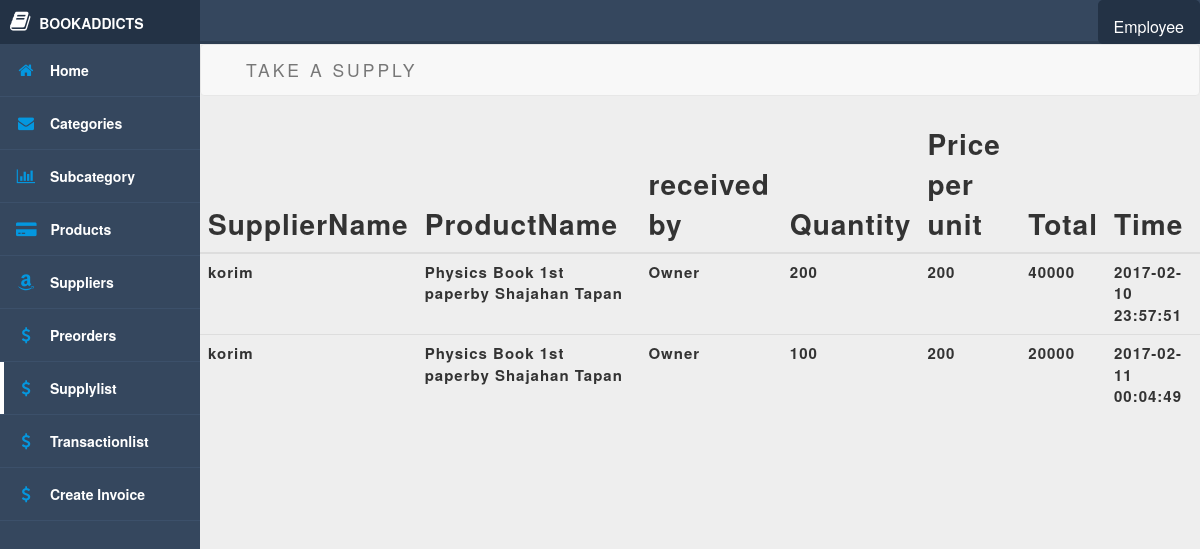
The app's page /adminsupplylist.php (signed in) with its own data.
### tables this page shows
CREATE TABLE `productinfo` (
  `ProductID` int(11) NOT NULL,
  `ProductName` varchar(100) NOT NULL,
  `Description` text NOT NULL,
  `StockAvailability` int(111) NOT NULL,
  `Price` float NOT NULL,
  `SubcategoryID` int(11) NOT NULL,
  `imgurl` varchar(100) NOT NULL
);

CREATE TABLE `supplierinfo` (
  `SupplierID` int(11) NOT NULL,
  `SupplierName` varchar(100) NOT NULL,
  `SupplierContactNO` varchar(100) NOT NULL
);

CREATE TABLE `userinfo` (
  `userID` int(11) NOT NULL,
  `FirstName` varchar(100) NOT NULL,
  `LastName` varchar(100) NOT NULL,
  `UserName` varchar(100) NOT NULL,
  `ContactNo` varchar(20) NOT NULL,
  `Role` varchar(100) NOT NULL,
  `Password` varchar(20) NOT NULL,
  `JoinDate` datetime NOT NULL
);

CREATE TABLE `supplyinfo` (
  `ProductSupplyID` int(11) NOT NULL,
  `ProductID` int(11) NOT NULL,
  `SupplierID` int(11) NOT NULL,
  `userID` int(11) NOT NULL,
  `Quantity` int(11) NOT NULL,
  `BuyingPrice` float NOT NULL,
  `time` datetime NOT NULL
);

### adminsupplylist.php (the view, shortened to what this page needs)
<?php
	include("db.php");?>
	<?php
	if(isset($_SESSION['name'])&&($_SESSION['role']=='owner'||$_SESSION['role']=='employee')){
		$login_user=$_SESSION['name'];
	}
	else
	{
		   header('Location:index.php');
                exit();
	}
?><!DOCTYPE html>
<html>
	<head>
		<link rel="stylesheet" href="https://maxcdn.bootstrapcdn.com/font-awesome/4.5.0/css/font-awesome.min.css">
		<link rel="stylesheet" href="http://code.ionicframework.com/ionicons/2.0.1/css/ionicons.min.css">
		<link rel="stylesheet" href="main.css">
		  <link href="css/bookaddicts.css" rel="stylesheet">
			<link href="css/bootstrap.min.css" rel="stylesheet">
	</head>
	<body style="background:#eeeeee;">
		<div class="header">
			<div class="dropdown">
			 <button class="dropbtn"><?php echo $login_user;?></button>
			</div>
		</div>
		<div class="side-nav">
			<div class="logo">
				<i class="fa fa-book"></i>
				<span>BOOKADDICTS</span>
			</div>
		<?php include("side.php");?>
		</div>
		<div class="main-content">
	    <nav class="navbar navbar-default" role="navigation">
	        <div class="container">
	            <div class="collapse navbar-collapse" id="bs-example-navbar-collapse-1">
	                <ul class="nav navbar-nav"<style="float:right;">
	                    <li>
	                        <a href="addsupplyevent.php">Take a Supply</a>
	                    </li>
	                </ul>
	            </div>
	        </div>
	    </nav>
<div>
<table  class="table"  cellspacing="0" cellpadding="0">
<thead id="thl"><tr>
	<th style="font-weight:bold"><b>SupplierName</b></th>
	    <th style="font-weight:bold;"><b>ProductName</b></th>
        <th style="font-weight:bold"><b>received by</b></th>
    	    <th style="font-weight:bold;"><b>Quantity</b></th>
            <th style="font-weight:bold"><b>Price per unit</b></th>
			<th style="font-weight:bold"><b>Total</b></th>
        	    <th style="font-weight:bold;"><b>Time</b></th>
	</tr></thead>
	<tbody>
		<?php
		$sql="SELECT* from productinfo,userinfo,supplierinfo,supplyinfo
		where supplyinfo.ProductID=productinfo.ProductID
		and supplyinfo.SupplierID=supplierinfo.SupplierID
		and supplyinfo.userID=userinfo.userID ";
		$r=mysqli_query($conn,$sql);
		while($field=mysqli_fetch_assoc($r))
		{
			$pname=$field["ProductName"];
            $sname=$field["SupplierName"];
            $uname=$field["UserName"];
            $price=$field["BuyingPrice"];
			$quan=$field["Quantity"];
            $time=$field["time"];
			echo "<tr id='fontcus'>";
			echo "<td>".$sname."</td>";
			echo "<td>".$pname."</td>";
            echo "<td>".$uname."</td>";
			echo "<td>".$quan."</td>";
            echo "<td>".$price."</td>";
			echo "<td>".$price*$quan."</td>";
			echo "<td>".$time."</td>";
echo "</tr>";
		}
		?>
	</tbody>
</table>
</div>
		</div>
	</body>
</html>

### main.css (style rules this page uses)
* { box-sizing: border-box; }
body { margin: 0; paddin: 0; font-family: 'Source Sans Pro', sans-serif; background-color: #d5dae5; -webkit-font-smoothing: antialiased; -moz-osx-font-smoothing: grayscale; }
.header { position: absolute; width: 100%; z-index: 3; height: 44px; background-color: #fff; border-bottom: 3px solid #2d3d51; }
.logo { height: 44px; padding: 10px; font-weight: 700; }
.side-nav .logo { background-color: #233245; color: #fff; }
.logo i { font-size: 22px; }
.logo span { margin-left: 5px; text-transform: uppercase; }
.nav-trigger span, .nav-trigger span:before, span:after { width: 20px; height: 2px; background-color: #35475e; position: absolute; }
.side-nav { position: absolute; width: 100%; height: 100vh; background-color: #35475e; z-index: 1; display: none; }
.main-content { padding: 40px; margin-top: 0; padding: 0; padding-top: 44px; height: 100%; overflow:scroll; }
@media screen and (min-width: 600px) { .header { background-color: #35475e; z-index: 1; } }
@media screen and (min-width: 600px) { .nav-trigger span, .nav-trigger span:before, span:after { background-color: #fff; } }
@media screen and (min-width: 600px) { .side-nav { display: block; width: 70px; z-index: 2; } }
@media screen and (min-width: 600px) { .side-nav .logo i { padding-left: 12px; } }
@media screen and (min-width: 600px) { .side-nav .logo span { display: none; } }
@media screen and (min-width: 600px) { .main-content { margin-left: 70px; } }
@media screen and (min-width: 800px) { .side-nav { width: 200px; } }
@media screen and (min-width: 800px) { .side-nav .logo i { padding-left: 0; } }
@media screen and (min-width: 800px) { .side-nav .logo span { display: inline-block; } }
@media screen and (min-width: 800px) { .main-content { margin-left: 200px; } }
#fontcus { font-size:15px; }
tbody>tr>td { font-size: 15px; }
.dropbtn { background-color: #233245; color: white; padding: 16px; padding-bottom: 20px; font-size: 16px; border: none; cursor: pointer; height: 44px; border-radius: 5px; }
.dropdown { float:right; height: 44px; position: relative; display: inline-block; }

### css/bookaddicts.css (style rules this page uses)
body { font-family: "Open Sans","Helvetica Neue",Helvetica,Arial,sans-serif; background: url('../img/bg.jpg') no-repeat center center fixed; -webkit-background-size: cover; -moz-background-size: cover; background-size: cover; -o-background-size: cover; }
.navbar-nav { text-transform: uppercase; font-weight: 400; letter-spacing: 3px; }
@media screen and (min-width:768px) { .navbar { border-radius: 0; } }
@media screen and (min-width:768px) { .navbar { min-height: 0; } }
@media screen and (min-width:768px) { .navbar-default { border: none; background: #fff; background: rgba(255,255,255,0.9); } }
@media screen and (min-width:768px) { .nav>li>a { padding: 35px; } }
@media screen and (min-width:768px) { .navbar-nav>li>a { line-height: normal; } }
@media screen and (min-width:768px) { .navbar-nav { display: table; float: none; margin: 0 auto; table-layout: fixed; font-size: 1.25em; } }
.table { text-transform: camelcase; font-family: "Josefin Slab","Helvetica Neue",Helvetica,Arial,sans-serif; font-weight: 700; letter-spacing: 1px; margin-right: 30px; font-size: 2em; }

### records on screen
productinfo: supplierinfo.SupplierName "korim", ProductName "Physics Book 1st paperby Shajahan Tapan", userinfo.UserName "Owner", supplyinfo.Quantity "200", supplyinfo.BuyingPrice "200", supplyinfo.BuyingPrice+Quantity "40000", supplyinfo.time "2017-02-10 23:57:51", supplyinfo.Quantity "100", supplyinfo.BuyingPrice+Quantity "20000", supplyinfo.time "2017-02-11 00:04:49"

### other values on screen
$login_user "Employee"
